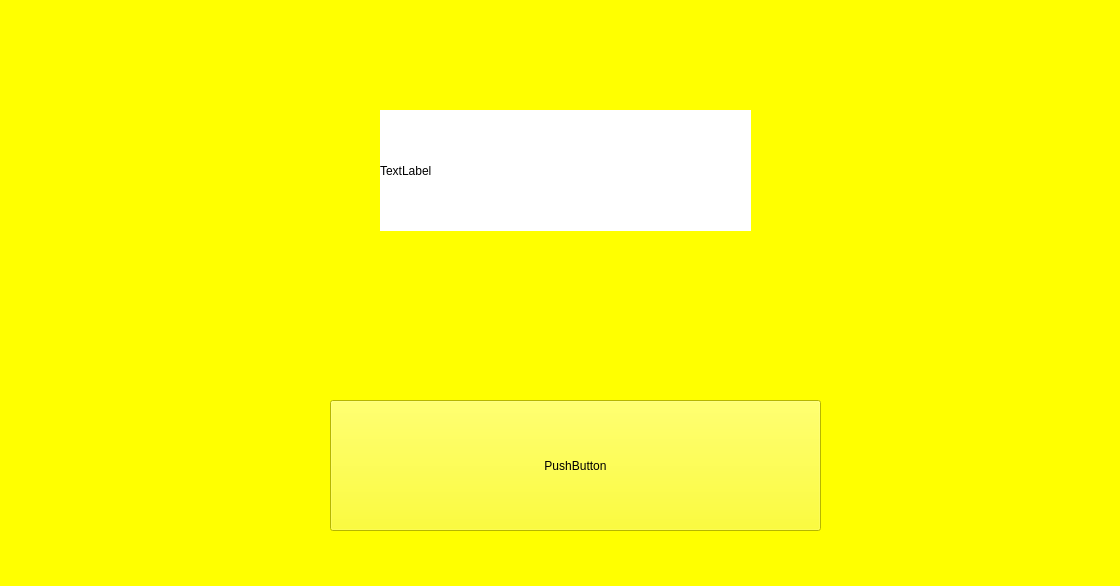
<?xml version="1.0" encoding="UTF-8"?>
<ui version="4.0">
 <class>TestLoggedInWidget</class>
 <widget class="QWidget" name="TestLoggedInWidget">
  <property name="geometry">
   <rect>
    <x>0</x>
    <y>0</y>
    <width>1120</width>
    <height>586</height>
   </rect>
  </property>
  <property name="windowTitle">
   <string>Form</string>
  </property>
  <property name="styleSheet">
   <string notr="true">background-color:yellow</string>
  </property>
  <widget class="QPushButton" name="pushButton">
   <property name="geometry">
    <rect>
     <x>330</x>
     <y>400</y>
     <width>491</width>
     <height>131</height>
    </rect>
   </property>
   <property name="text">
    <string>PushButton</string>
   </property>
  </widget>
  <widget class="QLabel" name="label">
   <property name="geometry">
    <rect>
     <x>380</x>
     <y>110</y>
     <width>371</width>
     <height>121</height>
    </rect>
   </property>
   <property name="styleSheet">
    <string notr="true">background-color:white</string>
   </property>
   <property name="text">
    <string>TextLabel</string>
   </property>
  </widget>
 </widget>
 <resources/>
 <connections/>
</ui>
